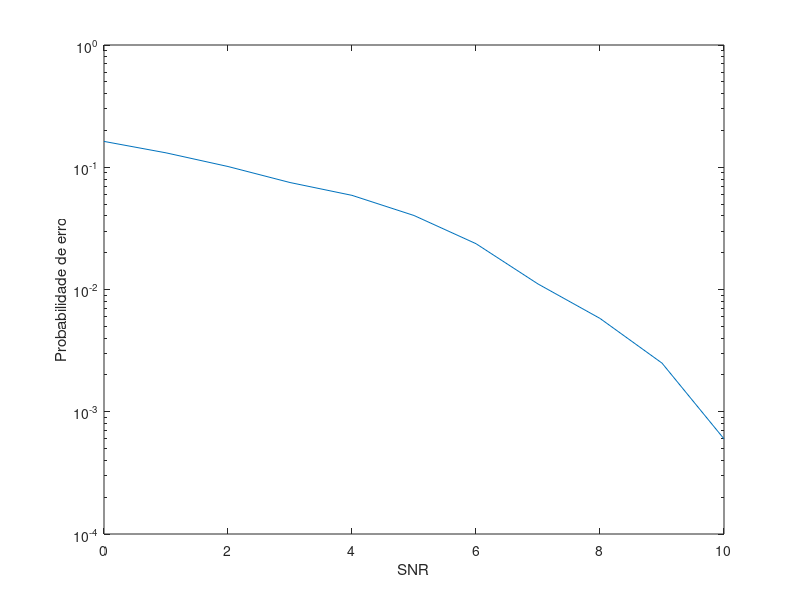

This chart was generated by the following MATLAB code:
% --- SISTEMAS DE COMUNICACAO 1 ---
% AULA 17: Detecção de sinais binários em um canal AWGN
% DIA 05/04/2018
% Jessica de Souza

clear all;
close all;
clc;

% Dados
N = 100; % Fator de superamostragem
SNR_max=10;  % Razao Sinal-Ruido
limiar = 0;
Rb = 10000;

% Gerando a informação
info= randint(1,Rb); 
info_nrz = (info * 2) - 1; % Gerando os níveis do sinal;

% Criando o filtro que irá formatar a informação
filtro_nrz = ones(1,N);
info_up = upsample(info_nrz,N);  % Superamostrando a informação em Nsamp

% Filtrando o sinal
sinal_tx=filter(filtro_nrz,1,info_up);

% Verificação de erro em função da SNR
for SNR = 0 : SNR_max
    sinal_rx = awgn(sinal_tx,SNR); % Adiciona ruido branco gaussiano no sinal com dada SNR
    Z_T = sinal_rx(N/2:N:end); % Amostra o sinal para cada pulso iniciar no centro de cada bit
    info_hat = (Z_T > limiar); % Compara o sinal com limiar para transforma-lo em binario
    Pb(SNR+1) = sum(xor(info,info_hat))/length(info_hat); % Probabilidade de erro do sinal Rx
end

% Plotando os resultados
figure, semilogy([0:SNR_max],Pb);
xlabel('SNR');
ylabel('Probabilidade de erro'); % Gráfico para verificar a função Q.
